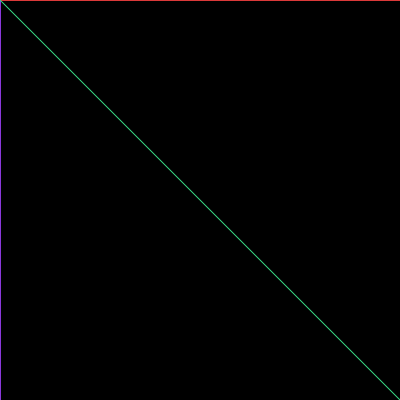
Frame 1 (no input)
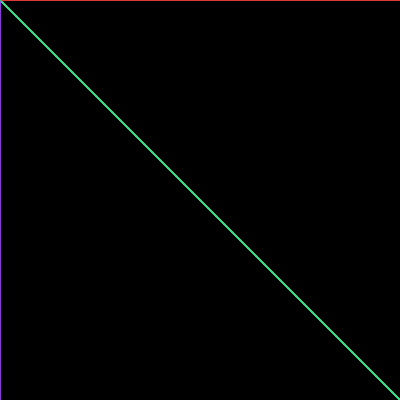
Frame 60 (the mouse pressed at the canvas centre just before this capture)
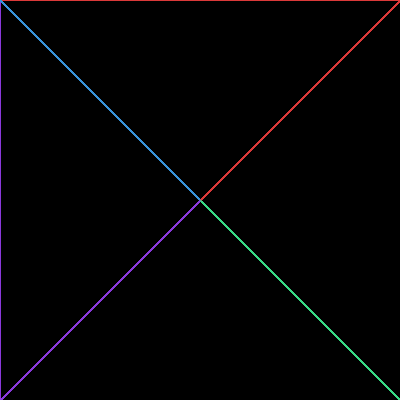
Frame 120 (the mouse held since frame 60 and released just before this capture)

The Processing sketch that drew these frames (run headless with seeded random() and noise(); from frame 60 on, the mouse is pressed at the canvas centre):

// Processing sketch: processing_12237
// ── processing_12237.pde

// Sydney Music Festival Laser
       void setup() {
       background(0);
       smooth();
       size(400, 400);
}        
     void draw() {
       //Top Left
       stroke(57,147,219);
       line(0, 0, mouseX, mouseY);
        
       //Top Right
       stroke(219,57,57);
       line(400, 0, mouseX, mouseY);
        
       //Bottom Left
       stroke(138,57,219);
       line(0, 400, mouseX, mouseY);
        
       //Bottom Right
       stroke(57,219,134);
       line(400,400, mouseX,mouseY);
}
      
     void mousePressed() {
       background(0);
}
// Albert Cordero
